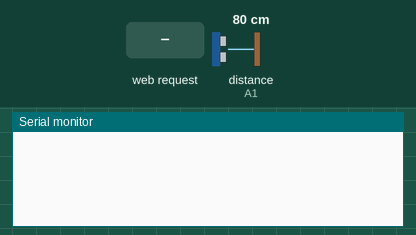
Simulated run of this sketch. Board: Arduino Uno, built with avr-gcc and run on an emulated ATmega328P. On the bench: the last lines printed to the serial monitor. The test bench sets the inputs (shaded band); at power-on: distance to the obstacle (sensor on A1) 80 cm. The echo pulse lasts 58.3 µs per cm; WiFi joins after 1.5 s; servers stay silent unless stated; random numbers use the default seed unless the sketch sets one.

Above: at 1.2 s.
1.3 s: HTTP request GET /sensorval received
At 2.4 s:
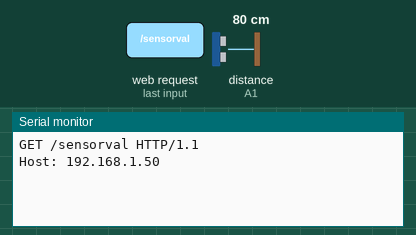
2.8 s: HTTP request GET /forward received
At 3.6 s:
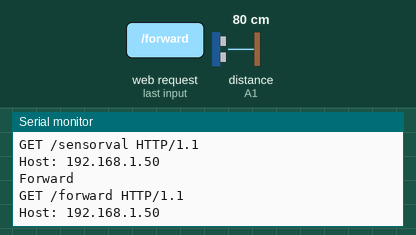
4.3 s: HTTP request GET /backward received
At 4.8 s:
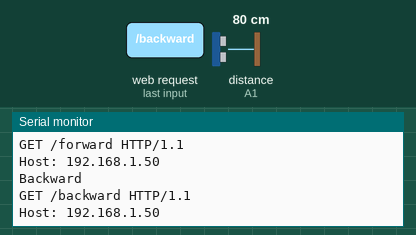
5.8 s: HTTP request GET /left received
At 6.9 s:
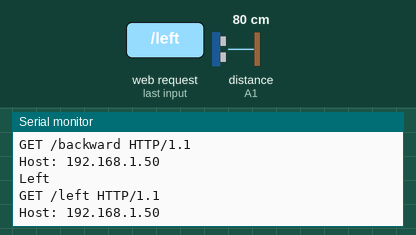
7.3 s: HTTP request GET /right received
At 8.1 s:
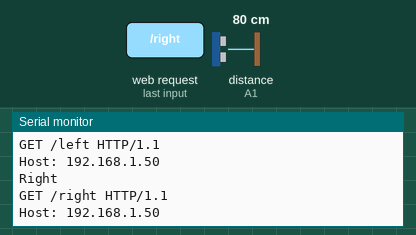

The sketch:

BOTSERVER.ino
```cpp
#include<Ethernet.h>
#include<SPI.h>
#include<avr/pgmspace.h>
#define trigger A0
#define echo A1


const PROGMEM char LINE_0[]="<!DOCTYPE html>";
const PROGMEM char LINE_1[]="<html>";
const PROGMEM char LINE_2[]="<h1>BOT CONTROL </h1> ";
const PROGMEM char LINE_3[]="<body>";
const PROGMEM char LINE_4[]="<p>SENSOR1:<input type=\"text\" id=\"SENSOR1\" value=\" \">";
const PROGMEM char LINE_5[]="SENSOR2:<input type=\"text\" id=\"SENSOR2\" value=\" \">";
const PROGMEM char LINE_6[]="SENSOR4:<input type=\"text\" id=\"SENSOR3\" value=\" \">";
const PROGMEM char LINE_7[]="SENSROR5:<input type=\"text\" id=\"SENSOR4\" value=\" \"></p></br></br>";
const PROGMEM char LINE_8[]="<p><input type=\"button\" id=\"STREAM\" value=\"START STREAMING\" onclick=\"GETSENSORVAL();\">";
const PROGMEM char LINE_9[]="<input type=\"button\" id=\"FORWARD\" value=\"FORWARD\" onclick=\"FORWARD();\">";
const PROGMEM char LINE_10[]="<input type=\"button\" id=\"BACKWARD\" value=\"BACKWARD\" onclick=\"BACKWARD();\">";
const PROGMEM char LINE_11[]="<input type=\"button\" id=\"LEFT\" value=\"LEFT\" onclick=\"LEFT();\">";
const PROGMEM char LINE_12[]="<input type=\"button\" id=\"LEFT\" value=\"RIGHT\" onclick=\"RIGHT();\"></p>";
const PROGMEM char LINE_13[]="</body>";

const PROGMEM char LINE_14[]="<script>";
const PROGMEM char LINE_15[]="var request = new XMLHttpRequest();";
const PROGMEM char LINE_16[]="nocache = \"&nocache=\"\\+ Math.random() * 1000000;";

const PROGMEM char LINE_17[]="function GETSENSORVAL(){request.onreadystatechange = function() {if (this.readyState == 4)";
const PROGMEM char LINE_18[]="{if (this.status == 200) {";
const PROGMEM char LINE_19[]="if (this.responseText != null) {";
const PROGMEM char LINE_20[]="var myArr = JSON.parse(this.responseText);";
const PROGMEM char LINE_21[]="document.getElementById(\"SENSOR1\").value = this.responseText";
const PROGMEM char LINE_22[]="document.getElementById(\"SENSOR2\").value = this.responseText;";
const PROGMEM char LINE_23[]="document.getElementById(\"SENSOR3\").value = this.responseText;";
const PROGMEM char LINE_24[]="document.getElementById(\"SENSOR4\").value = this.responseText;}}}}";
const PROGMEM char LINE_25[]="request.open(\"GET\", \"sensorval\" + nocache, true);";
const PROGMEM char LINE_26[]="request.send(null);";
const PROGMEM char LINE_27[]="setTimeout('GETSENSORVAL()',100);}"; //BE READY TO CHANGE THE TIME IF THE ARDUINO CAN'T PROCESS FAST ENOUGH

const PROGMEM char LINE_28[]="function FORWARD(){request.onreadystatechange = function() {";
const PROGMEM char LINE_29[]="request.open(\"GET\", \"forward\" + nocache, true);";
const PROGMEM char LINE_30[]="request.send(null);}";

const PROGMEM char LINE_31[]="function BACKWARD(){request.onreadystatechange = function() {";
const PROGMEM char LINE_32[]="request.open(\"GET\", \"backward\" + nocache, true);";
const PROGMEM char LINE_33[]="request.send(null);}";

const PROGMEM char LINE_34[]="function LEFT(){request.onreadystatechange = function() {";
const PROGMEM char LINE_35[]="request.open(\"GET\", \"left\" + nocache, true);";
const PROGMEM char LINE_36[]="request.send(null);}";

const PROGMEM char LINE_37[]="function RIGHT(){request.onreadystatechange = function() {";
const PROGMEM char LINE_38[]="request.open(\"GET\", \"right\" + nocache, true);";
const PROGMEM char LINE_39[]="request.send(null);}";

const PROGMEM char LINE_40[]="</script>";
const PROGMEM char LINE_41[]="</html>";

int buffersize=strlen(LINE_18);
char *buffer=(char *)calloc(buffersize,sizeof(char));
const char* const string_table[] PROGMEM={LINE_0,LINE_1,LINE_2,LINE_3,LINE_4,LINE_5,LINE_6,LINE_7,LINE_8,LINE_9,LINE_10,LINE_11,LINE_12,LINE_13,LINE_14,LINE_15,LINE_16,LINE_17,LINE_18,LINE_19,LINE_20,
LINE_21,LINE_22,LINE_23,LINE_24,LINE_25,LINE_26,LINE_27,LINE_28,LINE_29,LINE_30,LINE_31,LINE_32,LINE_33,LINE_34,LINE_35,LINE_36,LINE_37,LINE_38,LINE_39,LINE_40,LINE_41};

byte mac[] = { 0xDE, 0xAD, 0xBE, 0xEF, 0xFE, 0xED };
IPAddress ip(10, 0, 0, 20); // IP address, may need to change depending on network
EthernetServer server(80);
String HTTP_req;

void setup() {
  // put your setup code here, to run once:
    Ethernet.begin(mac, ip);  // initialize Ethernet device
    server.begin();           // start to listen for clients
    Serial.begin(9600);       // for diagnostics
    pinMode(echo, INPUT);
    pinMode(trigger,OUTPUT);
}

void loop() {
  // put your main code here, to run repeatedly:
EthernetClient client = server.available();  // try to get client

    if (client) {  // got client?
        boolean currentLineIsBlank = true;
        while (client.connected()) {
            if (client.available()) {   // client data available to read
                char c = client.read(); // read 1 byte (character) from client
                HTTP_req += c;  // save the HTTP request 1 char at a time
                // last line of client request is blank and ends with \n
                // respond to client only after last line received

                if (c == '\n' && currentLineIsBlank) {
                    // send a standard http response header
                    client.println("HTTP/1.1 200 OK");
                    client.println("Content-Type: text/html");
                    client.println("Connection: keep-alive");
                    client.println();
                    // AJAX request for switch state
                    if (HTTP_req.indexOf("sensorval") > -1) {
                        // read switch state and send appropriate paragraph text
                        GetSensorVal(client);
                    }
                    else if(HTTP_req.indexOf("forward") > -1){
                      Serial.println("Forward");
                    }
                    else if(HTTP_req.indexOf("backward") > -1){
                      Serial.println("Backward");
                     }
                     else if(HTTP_req.indexOf("left") > -1)
                     {
                      Serial.println("Left");
                     }
                     else if(HTTP_req.indexOf("right") > -1){
                      Serial.println("Right");
                      }
                    else {  // HTTP request for web page
                        // send web page - contains JavaScript with AJAX calls
                        for(int i=0;i<42;i++) //34 no. of html lines are there
                        {   strcpy_P(buffer, (char*)pgm_read_word(&(string_table[i])));
                            client.println(buffer);
                            client.flush(); //MAY OR MAY NOT BE NEEDED
                            delay(50);
                        }


                           }
                    // display received HTTP request on serial port
                    Serial.print(HTTP_req);
                    HTTP_req = "";            // finished with request, empty string
                    break;
                }
                // every line of text received from the client ends with \r\n
                if (c == '\n') {
                    // last character on line of received text
                    // starting new line with next character read
                    currentLineIsBlank = true;
                }
                else if (c != '\r') {
                    // a text character was received from client
                    currentLineIsBlank = false;
                }
            } // end if (client.available())
        } // end while (client.connected())
        delay(1);      // give the web browser time to receive the data
        client.stop(); // close the connection
    } // end if (client)
}
void GetSensorVal(EthernetClient cl)
{
  float time=0,distance=0;
  digitalWrite(trigger,LOW);
  delayMicroseconds(2);
  digitalWrite(trigger,HIGH);
  delayMicroseconds(10);
  digitalWrite(trigger,LOW);
  delayMicroseconds(2);
  time=pulseIn(echo,HIGH);
  distance=time*340/20000;
  cl.println(distance);
}
```

Measured:
- after the input at 1.3 s, the serial monitor: prints a new line at once (image 1)
- after the input at 2.8 s, the serial monitor: prints a new line at once (image 2)
- after the input at 4.3 s, the serial monitor: prints a new line at once (image 3)
- after the input at 5.8 s, the serial monitor: prints a new line at once (image 4)
- after the input at 7.3 s, the serial monitor: prints a new line at once (image 5)
